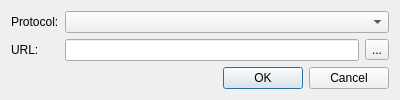
<?xml version="1.0" encoding="UTF-8"?>
<ui version="4.0">
 <class>StorageUrlDialog</class>
 <widget class="QDialog" name="StorageUrlDialog">
  <property name="geometry">
   <rect>
    <x>0</x>
    <y>0</y>
    <width>400</width>
    <height>97</height>
   </rect>
  </property>
  <property name="windowTitle">
   <string>Add External Storage...</string>
  </property>
  <layout class="QVBoxLayout" name="verticalLayout">
   <item>
    <layout class="QFormLayout" name="formLayout">
     <property name="fieldGrowthPolicy">
      <enum>QFormLayout::AllNonFixedFieldsGrow</enum>
     </property>
     <item row="0" column="0">
      <widget class="QLabel" name="label">
       <property name="text">
        <string>Protocol:</string>
       </property>
      </widget>
     </item>
     <item row="0" column="1">
      <widget class="QComboBox" name="protocolComboBox"/>
     </item>
     <item row="1" column="0">
      <widget class="QLabel" name="label_2">
       <property name="text">
        <string>URL:</string>
       </property>
      </widget>
     </item>
     <item row="1" column="1">
      <layout class="QHBoxLayout" name="horizontalLayout">
       <item>
        <widget class="QLineEdit" name="urlEdit"/>
       </item>
       <item>
        <widget class="QToolButton" name="browseButton">
         <property name="text">
          <string>...</string>
         </property>
        </widget>
       </item>
      </layout>
     </item>
    </layout>
   </item>
   <item>
    <widget class="QDialogButtonBox" name="buttonBox">
     <property name="orientation">
      <enum>Qt::Horizontal</enum>
     </property>
     <property name="standardButtons">
      <set>QDialogButtonBox::Cancel|QDialogButtonBox::Ok</set>
     </property>
    </widget>
   </item>
  </layout>
 </widget>
 <resources/>
 <connections>
  <connection>
   <sender>buttonBox</sender>
   <signal>accepted()</signal>
   <receiver>StorageUrlDialog</receiver>
   <slot>accept()</slot>
   <hints>
    <hint type="sourcelabel">
     <x>248</x>
     <y>254</y>
    </hint>
    <hint type="destinationlabel">
     <x>157</x>
     <y>274</y>
    </hint>
   </hints>
  </connection>
  <connection>
   <sender>buttonBox</sender>
   <signal>rejected()</signal>
   <receiver>StorageUrlDialog</receiver>
   <slot>reject()</slot>
   <hints>
    <hint type="sourcelabel">
     <x>316</x>
     <y>260</y>
    </hint>
    <hint type="destinationlabel">
     <x>286</x>
     <y>274</y>
    </hint>
   </hints>
  </connection>
 </connections>
</ui>
